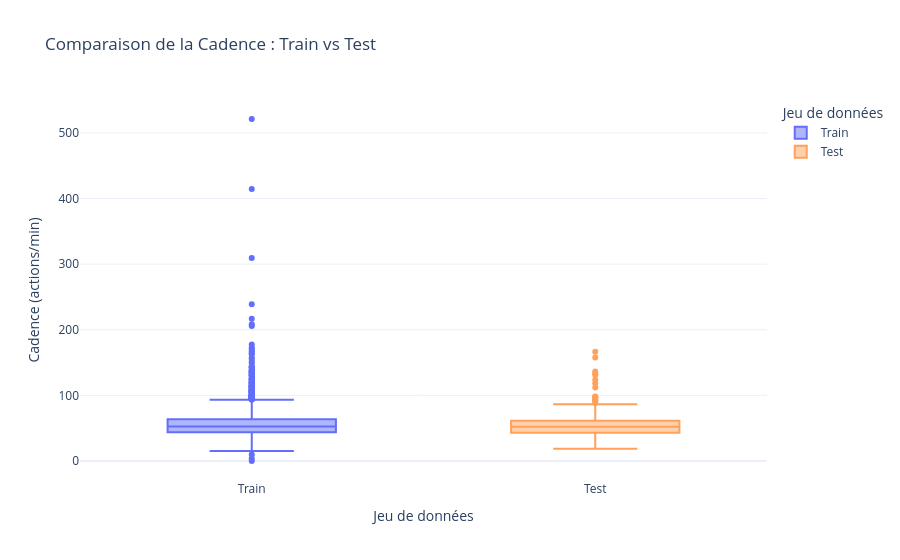
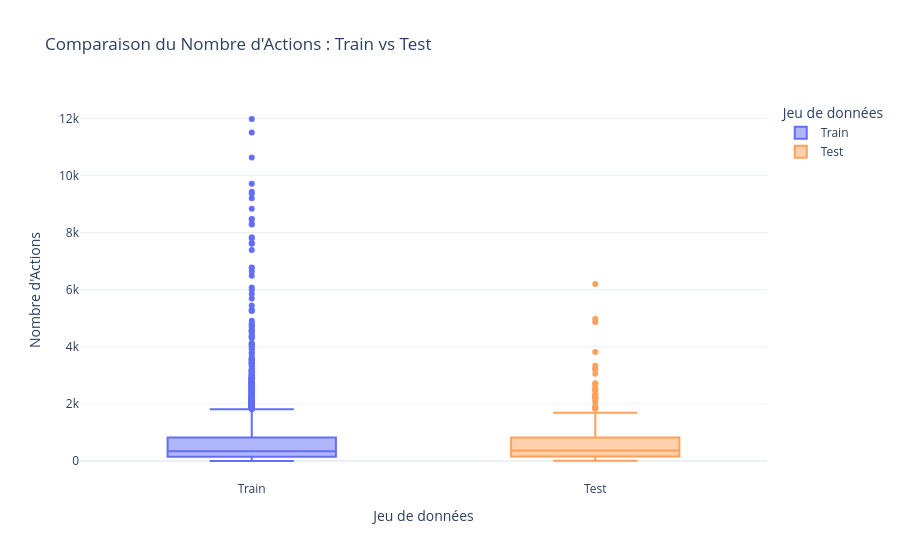

The notebook cell saved with these charts, in order:
### Markdown cell above
#### Comparaison avec le jeu de d'entrainement

### Code cell
# Fusion des DataFrames de Train et de Test pour comparer
train_compare = pd.DataFrame({
    "cadence_act_min": stat_df["cadence_act_min"],
    "num_actions": stat_df["num_actions"],
    "dataset": "Train"
})

test_compare = pd.DataFrame({
    "cadence_act_min": stat_df_Y["cadence_act_min"],
    "num_actions": stat_df_Y["num_actions"],
    "dataset": "Test"
})

df_compare = pd.concat([train_compare, test_compare], axis=0)

fig_compare = px.box(
    df_compare,
    x="dataset",
    y="cadence_act_min",
    color="dataset",
    title="Comparaison de la Cadence : Train vs Test",
    labels={"cadence_act_min": "Cadence (actions/min)", "dataset": "Jeu de données"},
    color_discrete_map={"Train": "#636EFA", "Test": "#FFA15A"}
)
fig_compare.update_layout(template="plotly_white")
fig_compare.show()

fig_compare_num = px.box(
    df_compare,
    x="dataset",
    y="num_actions",
    color="dataset",
    title="Comparaison du Nombre d'Actions : Train vs Test",
    labels={"num_actions": "Nombre d'Actions", "dataset": "Jeu de données"},
    color_discrete_map={"Train": "#636EFA", "Test": "#FFA15A"}
)
fig_compare_num.update_layout(template="plotly_white")
fig_compare_num.show()

### Figure 1 — Plotly figure (JSON) as saved in the notebook; plotly's stock layout.template omitted (floating-point values rounded to 4 significant figures; data arrays with more than 128 entries replaced by an {"elided": "..."} marker saying what was removed)
{"data": [{"alignmentgroup": "True", "hovertemplate": "Jeu de données=%{x}<br>Cadence (actions/min)=%{y}<extra></extra>", "legendgroup": "Train", "marker": {"color": "#636EFA"}, "name": "Train", "notched": false, "offsetgroup": "Train", "orientation": "v", "showlegend": true, "type": "box", "x": {"elided": "3279 str values"}, "x0": " ", "xaxis": "x", "y": {"elided": "3279 float values"}, "y0": " ", "yaxis": "y"}, {"alignmentgroup": "True", "hovertemplate": "Jeu de données=%{x}<br>Cadence (actions/min)=%{y}<extra></extra>", "legendgroup": "Test", "marker": {"color": "#FFA15A"}, "name": "Test", "notched": false, "offsetgroup": "Test", "orientation": "v", "showlegend": true, "type": "box", "x": {"elided": "324 str values"}, "x0": " ", "xaxis": "x", "y": {"elided": "324 float values"}, "y0": " ", "yaxis": "y"}], "layout": {"boxmode": "overlay", "legend": {"title": {"text": "Jeu de données"}, "tracegroupgap": 0}, "title": {"text": "Comparaison de la Cadence : Train vs Test"}, "xaxis": {"anchor": "y", "categoryarray": ["Train", "Test"], "categoryorder": "array", "domain": [0, 1], "title": {"text": "Jeu de données"}}, "yaxis": {"anchor": "x", "domain": [0, 1], "title": {"text": "Cadence (actions/min)"}}}}

### Figure 2 — Plotly figure (JSON) as saved in the notebook; plotly's stock layout.template omitted (floating-point values rounded to 4 significant figures; data arrays with more than 128 entries replaced by an {"elided": "..."} marker saying what was removed)
{"data": [{"alignmentgroup": "True", "hovertemplate": "Jeu de données=%{x}<br>Nombre d'Actions=%{y}<extra></extra>", "legendgroup": "Train", "marker": {"color": "#636EFA"}, "name": "Train", "notched": false, "offsetgroup": "Train", "orientation": "v", "showlegend": true, "type": "box", "x": {"elided": "3279 str values"}, "x0": " ", "xaxis": "x", "y": {"elided": "3279 int values"}, "y0": " ", "yaxis": "y"}, {"alignmentgroup": "True", "hovertemplate": "Jeu de données=%{x}<br>Nombre d'Actions=%{y}<extra></extra>", "legendgroup": "Test", "marker": {"color": "#FFA15A"}, "name": "Test", "notched": false, "offsetgroup": "Test", "orientation": "v", "showlegend": true, "type": "box", "x": {"elided": "324 str values"}, "x0": " ", "xaxis": "x", "y": {"elided": "324 int values"}, "y0": " ", "yaxis": "y"}], "layout": {"boxmode": "overlay", "legend": {"title": {"text": "Jeu de données"}, "tracegroupgap": 0}, "title": {"text": "Comparaison du Nombre d'Actions : Train vs Test"}, "xaxis": {"anchor": "y", "categoryarray": ["Train", "Test"], "categoryorder": "array", "domain": [0, 1], "title": {"text": "Jeu de données"}}, "yaxis": {"anchor": "x", "domain": [0, 1], "title": {"text": "Nombre d'Actions"}}}}
